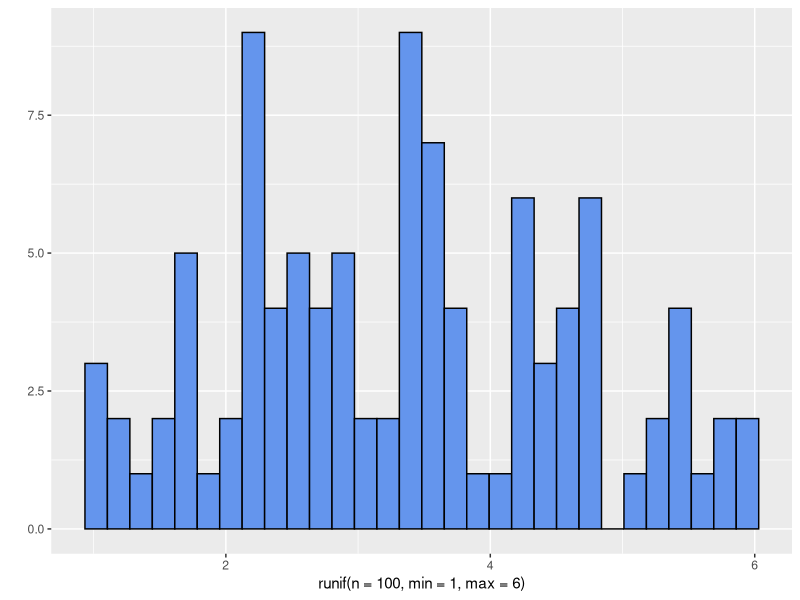
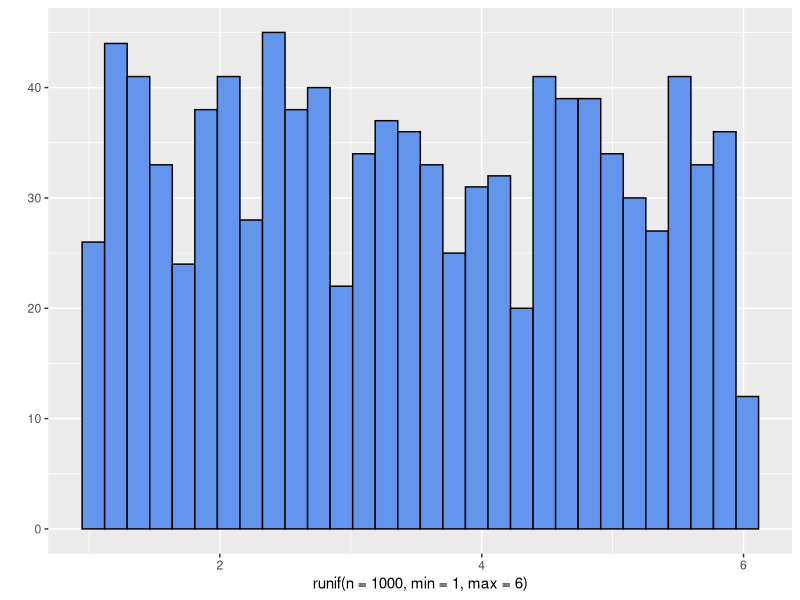
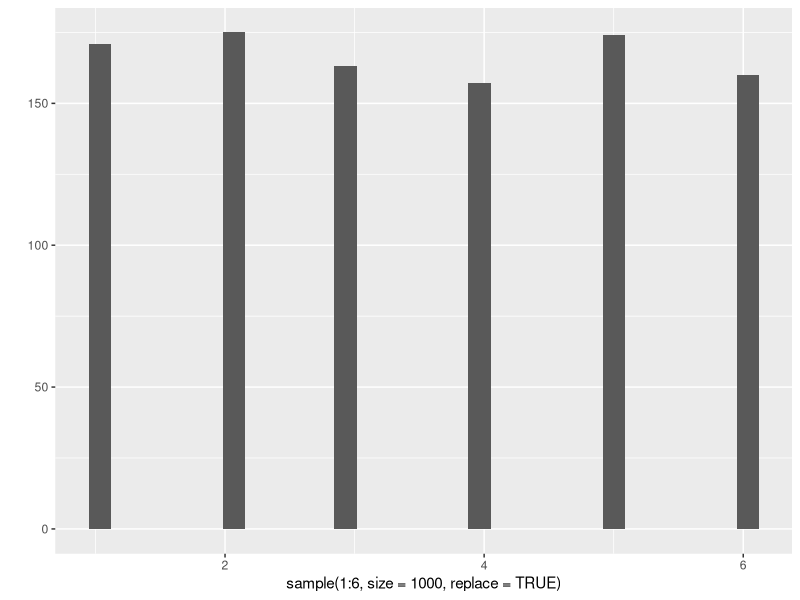
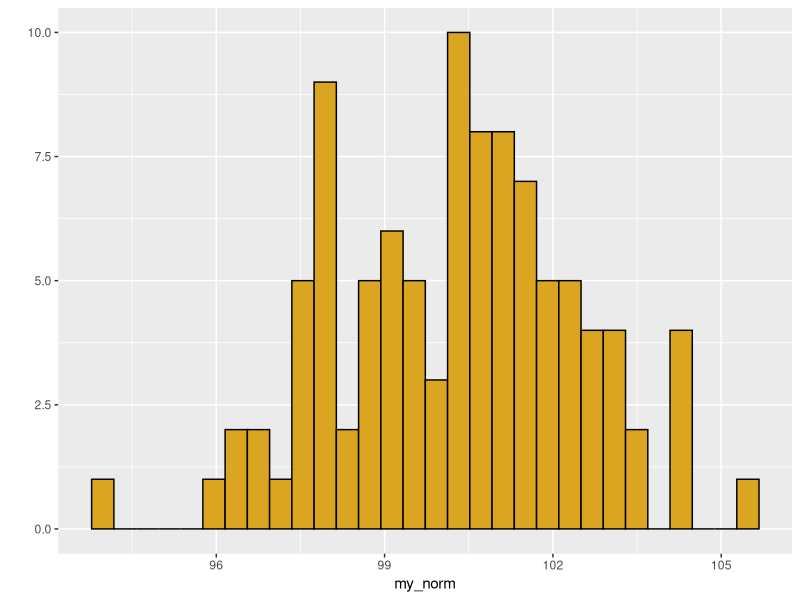
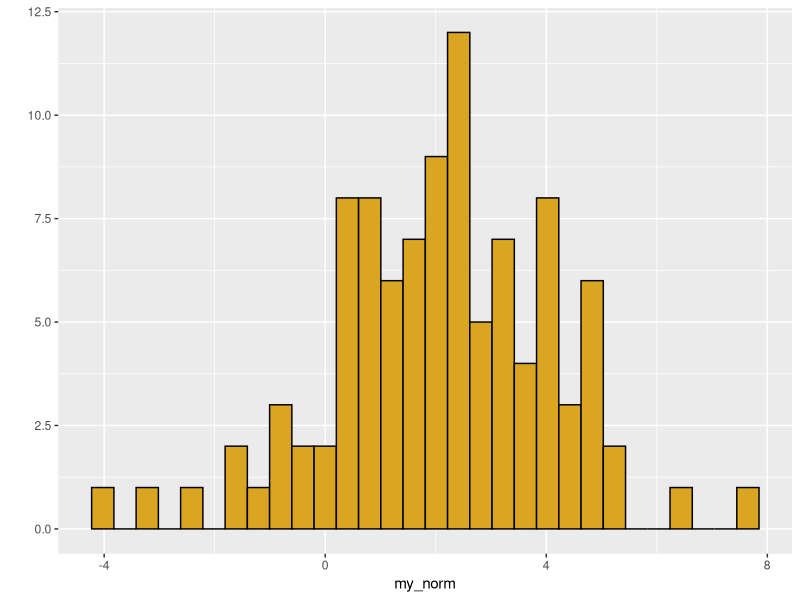
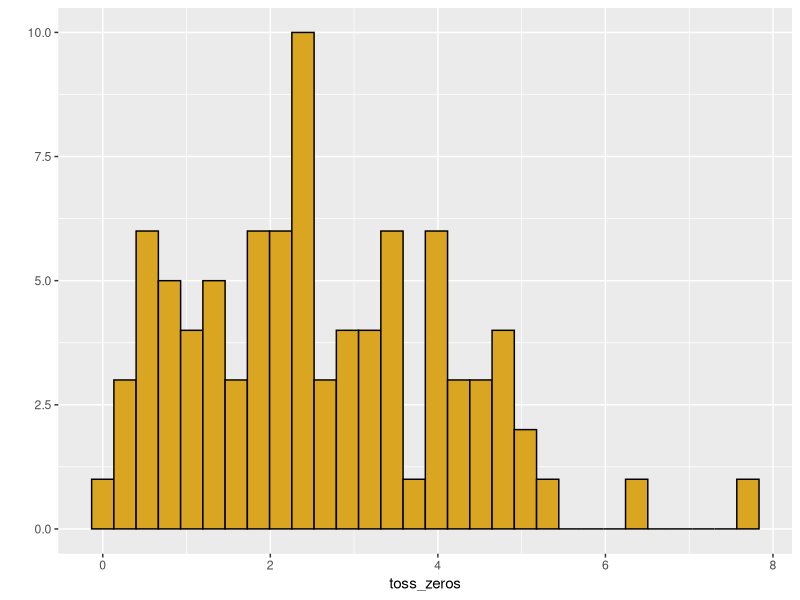
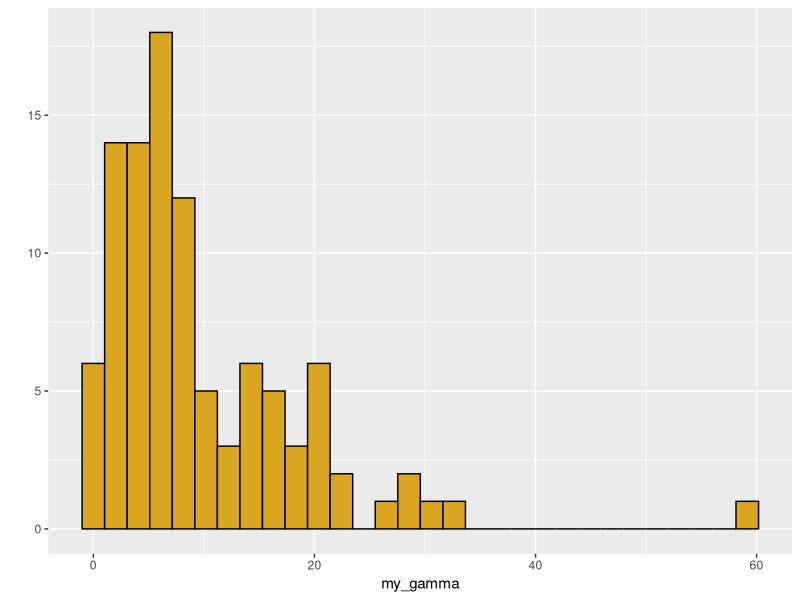
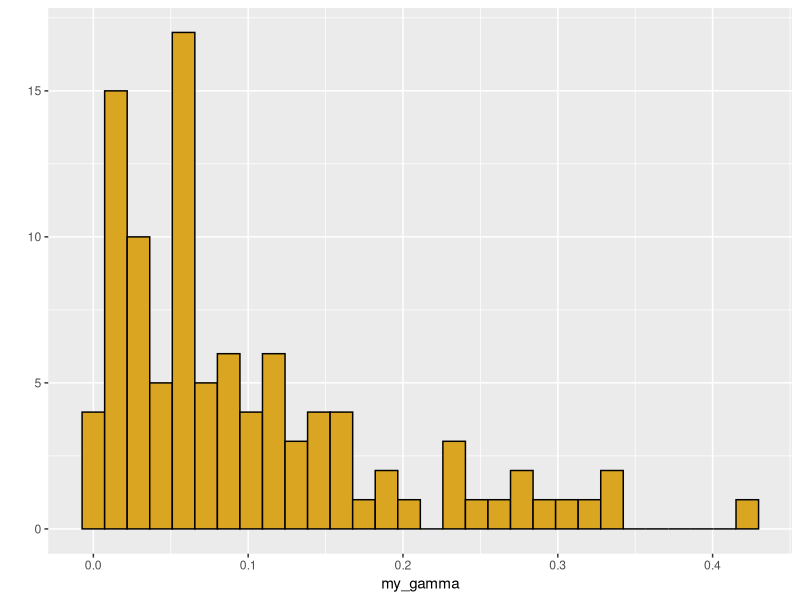

The R script that drew these images, in order:
# Exploring continuous distributions 
# 20 Feb
library(ggplot2)
library(MASS)

# Uniform  ---------------------------------------------------------------
qplot(x=runif(n=100,min=1,max=6),
              color=I("black"),
              fill=I("cornflowerblue"))
#boost sample size to make the plot smoother 
qplot(x=runif(n=1000,min=1,max=6),
      color=I("black"),
      fill=I("cornflowerblue"))
#gives just the 6 bins and the counts of the numbers in each bin 
qplot(x=sample(1:6, size=1000, replace=TRUE))


# Normal distribution  ----------------------------------------------------

my_norm <- rnorm(n=100,mean=100, sd=2)
qplot(x=my_norm, color= I("black"),fill=I("goldenrod"))

#problems with normal when mean is small 
my_norm <- rnorm(n=100, mean=2, sd=2)
qplot(x=my_norm, color=I("black"), fill=I("goldenrod"))
toss_zeros <- my_norm[my_norm>0]
qplot(x=toss_zeros,color=I("black"), fill=I("goldenrod"))
mean(toss_zeros)
sd(toss_zeros)

#gamma distribution 

#use fot gontinous data grater than 0
my_gamma <- rgamma(n=100,shape=1, scale=10)
qplot(x=my_gamma,color=I("black"), fill=I("goldenrod"))

#gamma with shape=1 is expnential with scale=mean
my_gamma <- rgamma(n=100,shape=1, scale=0.1)
qplot(x=my_gamma,color=I("black"), fill=I("goldenrod"))
#increasing the shape parameter will make the distribution look more normal 
my_gamma <- rgamma(n=100,shape=20, scale=1)
qplot(x=my_gamma,color=I("black"), fill=I("goldenrod"))
#scale parameter changes both mean and the variance: 
#mean = shape+scale
#variance=shape*scale^2


# beta distribution  ------------------------------------------------------

#useful for probability models 
#continuous but bounded between 0 and 1 (which is why its useful for probability)
#think of it as analgous to the binomial distribution but with a continous distribution of possible values 
# generally calculating the probablity of the data given the parameters -- p(data|parameters) 
#eg: how likely is it that we will get x given the parameters
#the other 9baysian) direction is to look at the maximum liklihood estimator of the parameters. we would like to know the most probable values of the parameters diven the data-- p(parameters|data)

# shape1=number of successes + 1
#shape2+number of failures + 1

my_beta<-rbeta(n=1000,shape1=5,shape2=5)
qplot(x=my_beta,color=I("black"), fill=I("goldenrod"))

#eg: ask what is the probability that the data comes up tails 
#when you run above, the most common value is around .5, meaning around half the time we get a tails 
my_beta<-rbeta(n=1000,shape1=49,shape2=49)
qplot(x=my_beta,color=I("black"), fill=I("goldenrod"))
#the above uses 49 tails and 49 heads 
#the graph gets narrower 
#beta with 3 heads and no tails 
my_beta<-rbeta(n=1000,shape1=4,shape2=1)
qplot(x=my_beta,color=I("black"), fill=I("goldenrod"))
# 3 heads and no tails, what is the underlying probability. we expect that it will be biased towards heads. 
my_beta<-rbeta(n=1000,shape1=1,shape2=1)
qplot(x=my_beta,color=I("black"), fill=I("goldenrod"))
#the above example is no data
my_beta<-rbeta(n=1000,shape1=2,shape2=1)
qplot(x=my_beta,color=I("black"), fill=I("goldenrod"))
#beta with 3 heads and no tails(above)
my_beta<-rbeta(n=1000,shape1=0.2,shape2=0.1)
qplot(x=my_beta,color=I("black"), fill=I("goldenrod"))
 # shape one is twice as big as shape two so it will be biased 


# Estimating parameters from the data -------------------------------------

x <- rnorm(1000,mean=92.5,sd=2.5)
qplot(x=x, color=I("black"),fill=I("pink"))
#fit data x to a normal distribution 
fitdistr(x, "normal")      
#this spit out the parameters associated with this distribution. for a formal, those are a standard and a mean 
fitdistr(x, "gamma")
#now simmulate a gamma using the maximum likelihood method. take values from the fitdistr dunction 
x_sim <- rgamma(n=1000,shape=1339,rate=15)
qplot(x=x_sim, color=I("black"),fill=I("pink"))
#as you can see x_sim looks pretty similar to the data we had. The parameters give it the shape that look like a gamma (because that's what we drew from)



# regression analysis  ----------------------------------------------------

n <- 50 # number of observations (rows)
var_a <- runif(n) # independent variable 50 random uniform numbers 
var_b <-runif(n) #dependent variable 
var_c <- 5.5 + var_a*10 #built a tiny regression equation take one random number and create a function out of it. var_a is a vector so youll get a vector output for c. this creates a noisy linear relationship
id <- seq_len(n) #creates a sequence from 1 to n if n > 0
reg_df <- data.frame(id,var_a,var_b,var_c)
str(reg_df)
head(reg_df)
#regression model
reg_model <- lm(var_b~var_a, data=reg_df) #by adding data=regdf you instruct r to grab the data from the reg_df data frame. refers toa value inside the data frame give. 
summary(reg_model)
summary(reg_model)$coefficients

z <- unlist(summary(reg_model))
z

reg_sum <- list(intercept=z$coefficients1, slope=z$coefficients2,intercept_p=z$coefficients7,slope_p=z$coefficients8,r2=z$r.squared)
reg_sum$intercept
#regression plot for data
reg_plot <- ggplot(data=reg_df, aes(x=var_a, y=var_b)) + geom_point() + stat_smooth(method=lm, se=.95) #setting the standard error to .95 gives a 95% confidence interval 
print(reg_plot)


# ANOVA -------------------------------------------------------------------

n_group <- 3 #number of treatment groups 
n_name <- c("Control", "Treat1", "Treat2")
n_size <- c(12,17,9) #number of  observations for each group 
n_mean <- c(40,41,60) #average response variables 
n_sd <- c(5,5,5)
t_group <- rep(n_name,n_size) #use the size labels to say how many labels you need 
table(t_group)
id <- 1:(sum(n_size))
res_var <- c(rnorm(n=n_size[1], mean=n_mean[1],sd=n_sd[1]),
             rnorm(n=n_size[2], mean=n_mean[2],sd=n_sd[2]),
             rnorm(n=n_size[3], mean=n_mean[3],sd=n_sd[3]))
#simulates a random normal dist for each treatment group. each group has different sample sizes, means, and they have the same sd
